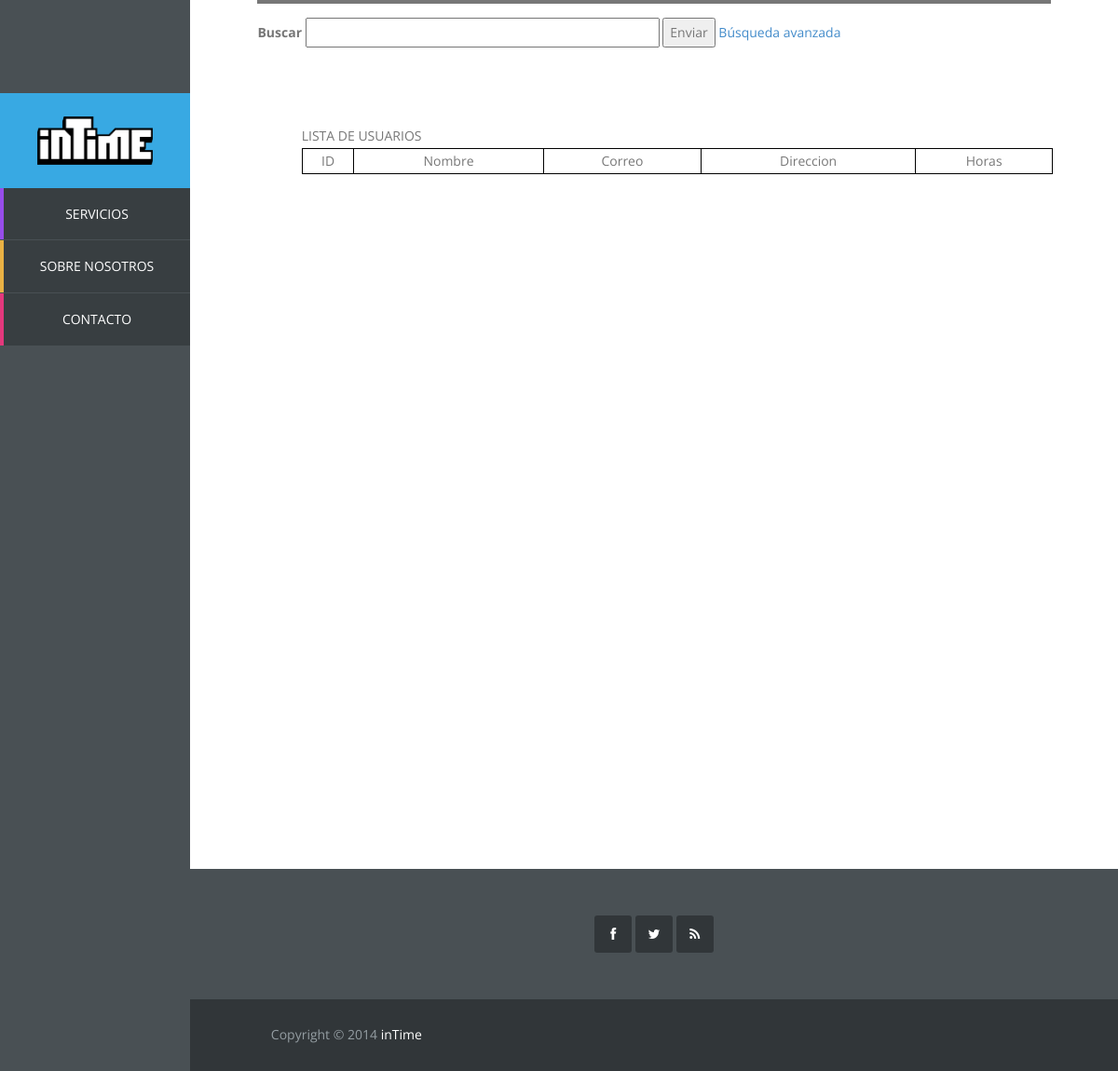
The app's page /vista/usuariosadmin.php, older data.
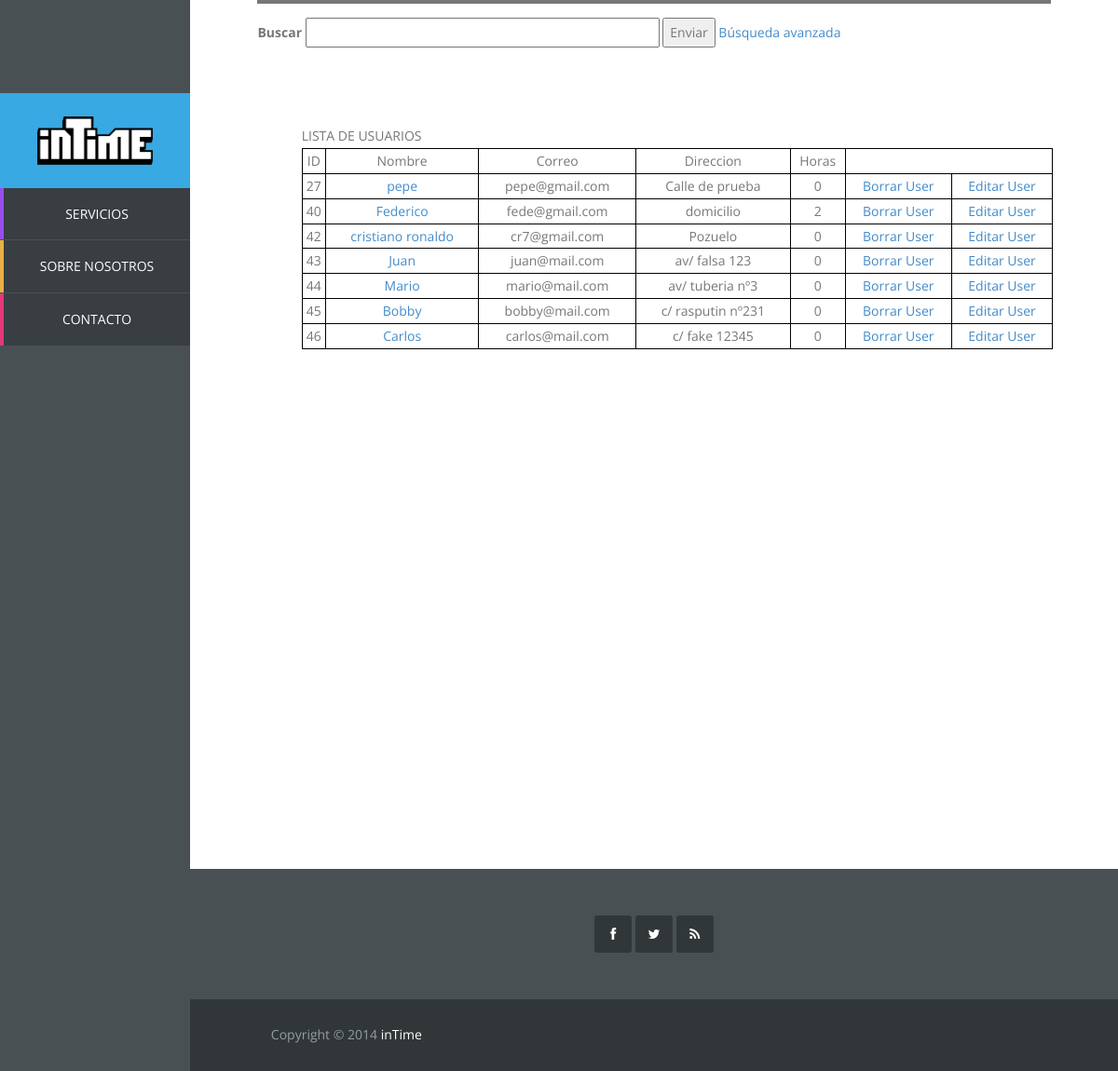
The same page, newer data.
### tables this page shows
CREATE TABLE IF NOT EXISTS `usuario` (
  `id_usuario` int(11) NOT NULL AUTO_INCREMENT,
  `correo` varchar(40) NOT NULL,
  `nombre` varchar(20) NOT NULL,
  `apellidos` varchar(40) NOT NULL,
  `direccion` varchar(80) NOT NULL,
  `horas_usuario` int(11) NOT NULL,
  `foto_usuario` varchar(20) DEFAULT NULL,
  `pass` char(128) NOT NULL,
  `salt` char(128) NOT NULL,
  `vio_sol_recibidas` datetime NOT NULL,
  `vio_sol_enviadas` datetime NOT NULL,
  PRIMARY KEY (`id_usuario`),
  UNIQUE KEY `correo` (`correo`)
);

### controlador/op_base_datos.php (called while the page is built, shortened)
<?php
class Mysql{
	protected $host="localhost";
	protected $user="root";
    protected $clave="";
	protected function conectar(){
        $this->conexion=mysqli_connect($this->host,$this->user,$this->clave);
    }
}

### controlador/op_base_datos_usuario.php (called while the page is built, shortened)
<?php
require_once '../controlador/op_base_datos.php';
class MysqlUsuario extends Mysql {
	 public function mostrar_todos_usuarios(){
		$pst = $this->conexion->prepare("select * from usuario");
		$pst->execute();
		$resultado = $pst->get_result();
		return $resultado;
	}
}

### vista/usuariosadmin.php (the view, shortened to what this page needs)
<!DOCTYPE html>
<?php
	require_once '../controlador/op_base_datos_usuario.php';
?>
<html lang="es">
	<?php include "head.php";?>
	<body>
		<?php include "sidebar.php";
		?>
		<div id="main-content">
			<div id="templatemo">
				<div class="section-content">
					<div class="row">
						<div class="col-md-12">
							<div class="section-title">
								<div class="buscador">
									<form method="post" action="busqueda.php" accept-charset="utf-8">
										<label>Buscar</label>
										<input type="text" name="nombrebusq" size="50">
										<button type="submit" name="submit">
											Enviar
										</button>
										<a href="busqueda.php">Búsqueda avanzada</a>
									</form>
								</div>
							</div>
						</div>
					</div>
					<div class="panel-admin">
						<div class="lista-admin">
							<table>
							<?php
							$BDD = new MysqlUsuario();
							$resultado = $BDD->mostrar_todos_usuarios();
							echo "<table border='1' cellpadding='2' cellspacing='2'";
							echo "<tr><td>ID</td><td>Nombre</td><td>Correo</td><td>Direccion</td><td>Horas</td>";
							while ($row = mysqli_fetch_array($resultado)) {
							$id = $row['id_usuario'];
							        echo "<tr>";
							        echo "<td>".$row["id_usuario"]."</td>";
							        echo "<td><a href='../vista/perfil.php?id_usuario=$id';>".$row["nombre"]."</a></td>";
							        echo "<td>".$row["correo"]."</td>";
							        echo "<td>".$row["direccion"]."</td>";
							        echo "<td>".$row["horas_usuario"]."</td>";
									echo "<td><a href = '#' onClick='javascript:ConfirmDelete($id)'‌​>Borrar User</a></td>";
									echo "<td><a href='../vista/editarperfil.php?id_usuario=$id';>Editar User</a></td>";
							        echo "</tr>";
							}
							?>
							</table>
					</div>
				</div>
			</div>
			<?php include 'footer.php'
			?>
		</div>
	</body>
</html>

### vista/head.php (shortened to what this page needs)
<head>
	<link rel="stylesheet" href="css/bootstrap.min.css">
	<link rel="stylesheet" href="css/font-awesome.min.css">
	<link rel="stylesheet" href="css/templatemo_misc.css">
	<link rel="stylesheet" href="css/templatemo_style.css">
</head>

### vista/sidebar.php (shortened to what this page needs)
<?php
$dir = $_SERVER["REQUEST_URI"];
$array = explode("/", $dir);
$n = count($array);
?>
	<div id="main-sidebar">
		<?php
		if($array[$n-1] == "index.php" || $array[$n-1] == ""){
		?>
		<div class="logo">
			<a href="index.php"><img src="vista/images/logo.png"/></a>
		</div>
		<ul class="main-menu">
			<li class="services">
				<a href='vista/mostrar_servicios.php'>servicios</a>
			</li>
			<li class="about">
				<a href="vista/sobrenosotros.php">sobre nosotros</a>
			</li>
			<li class="contact">
				<a href="vista/contacto.php">contacto</a>
			</li>
		</ul>
		<?php
		}else {
			require_once '../controlador/op_base_datos_usuario.php';
			if(isset($_SESSION['login_usuario']) && $_SESSION['login_usuario']){
				$usuario = $_SESSION['usuario'];
				$BDD = new MysqlUsuario();
				$BDDServicio = new MysqlServicio();
				$_SESSION['usuario'] = $usuario;
				$solicitudesRealizadas = $BDD->conseguirSolRealizadasNoEnServicioRealizado($usuario->getId());
				$BDDs_r = new MysqlServicioRealizado();
				if(isset($solicitudesRealizadas)){
					$horas = 0;
					foreach ($solicitudesRealizadas as $solicitud) {
						$BDDs_r->insertarServicioRealizado($solicitud->getIdSolicitud());
						$servicio = $BDDServicio->conseguirServicio($solicitud->getIdServicio());
						$horas += $servicio->getHoras();
					}
					$BDD->actualizarHorasUsuario($usuario->getId(), $usuario->getHoras() - $horas);
				}
				$serviciosNoCobrados = $BDDs_r->conseguirSerRealizadosNoCobrados($usuario->getId());
				if(isset($serviciosNoCobrados)){
					$horas = 0;
					foreach($serviciosNoCobrados as $row){
						$servicio = $row['servicio'];
						$servicio_realizado = $row['servicio_realizado'];
						$horas += $servicio->getHoras();
						$BDDs_r->cobrarServicio($servicio_realizado->getIdSerRealizado());
					}
					$BDD->actualizarHorasUsuario($usuario->getId(), $horas + $usuario->getHoras());
				}
				$usuario = $BDD->conseguirUsuarioById($usuario->getId());
				$_SESSION['usuario'] = $usuario;
		?>
				<div class="logo">
					<a href="perfil_usuario.php">
						<img src="images/logo.png"/>
					</a>
				</div>
				<div class="navigation-log-in">
					<ul class="main-menu">
						<div class="circle-text">
							<div class="contador">
									<?php echo $usuario->getHoras() ?>
							</div>
							<p>Horas</p>
						</div>
						<?php
							if($usuario->getFoto() == NULL){
								echo "<a href='perfil_usuario.php'><img src='images/usuario/user_defect.png'></a>";
							}else{
						?>
								<a href='perfil_usuario.php'><img src='<?php echo "images/usuario/".$usuario->getFoto() ?>'></a>
						<?php
							}
						?>
						<p>
							<?php echo $usuario->getNombre();?>
						</p>
						<li class="requests">
							<a href="solicitudes.php">Solicitudes</a>
						</li>
						<li class="services">
							<a href="mostrar_servicios.php">servicios</a>
						</li>
						<li class="profile">
							<a href="perfil.php?id_usuario=<?php echo $usuario->getId() ?>">Mi Perfil</a>
						</li>
						<li class="favorites">
							<a href="favoritos.php">Favoritos</a>
						</li>
						<li class="new-job">
							<a href="crearservicio.php">Crear Servicio</a>
						</li>
						<li class="log-out">
							<a href="../controlador/logout.php">Salir</a>
						</li>
					</ul>
				</div>
		<?php
			}else {
		?>
				<div class="logo">
					<a href="../index.php"><img src="images/logo.png"/></a>
				</div>
				<ul class="main-menu">
					<li class="services">
						<a href='mostrar_servicios.php'>servicios</a>
					</li>
					<li class="about">
						<a href="sobrenosotros.php">sobre nosotros</a>
					</li>
					<li class="contact">
						<a href="contacto.php">contacto</a>
					</li>
				</ul>
		<?php
			}
		?>
		<?php
		}
		?>
	</div>

### vista/footer.php
<div class="site-footer">
	<div class="first-footer">
		<div class="container-fluid">
			<div class="row">
				<div class="col-md-12">
					<div class="social-footer">
						<ul>
							<li>
								<a href="#" class="fa fa-facebook"> </a>
							</li>
							<li>
								<a href="#" class="fa fa-twitter"> </a>
							</li>
							<li>
								<a href="#" class="fa fa-rss"> </a>
							</li>
						</ul>
					</div>
				</div>
			</div>
		</div>
	</div>
	<div class="bottom-footer">
		<div class="container-fluid">
			<div class="row">
				<div class="col-md-6">
					<p class="copyright">
						Copyright © 2014 <a href="#">inTime</a>
					</p>
				</div>
			</div>
		</div>
	</div>
</div>

### vista/css/templatemo_style.css (style rules this page uses)
.main-menu, .responsive-menu ul, .social-member, .progess-bars, .first-footer .social-footer ul { padding: 0%; margin: 0%; list-style: none; }
body { font: 14px/1.85em 'Open Sans', Arial, Helvetice Neue, sans-serif; color: #777777; font-weight: 300px; font-style: normal; -webkit-font-smoothing: antialiased; -webkit-text-size-adjust: 100%; }
a, a:hover, a:focus { text-decoration: none; -webkit-transition: all 150ms ease-in; -moz-transition: all 150ms ease-in; -o-transition: all 150ms ease-in; transition: all 150ms ease-in; }
*, *:before, *:after { -moz-box-sizing: border-box; -webkit-box-sizing: border-box; box-sizing: border-box; }
#main-content, .full-width-slider { width: 83%; }
.section-content { padding: 0 7%; margin-bottom: 100px; height: 200%; }
.section-title { border-top: 4px solid; margin-bottom: 80px; }
div.buscador { position: relative; width: 78%; margin-top: 15px; }
#main-sidebar { position: fixed; float: left; width: 17%; height: 100%; background-color: #495054; color: white; margin-right: 0px; overflow: auto; }
.logo { margin-top: 100px; background-color: #38a9e3; padding: 25px 40px; }
.logo a { color: white; }
.logo a img { width: 100%; height: 100%; }
.main-menu { text-align: center; }
.main-menu li { margin-bottom: 1px; }
.main-menu li a { color: white; text-transform: uppercase; display: block; border-left: 4px solid; padding: 15px 30px; background-color: #383e41; -webkit-transition: all 150ms ease-in; -moz-transition: all 150ms ease-in; -o-transition: all 150ms ease-in; transition: all 150ms ease-in; }
li.about a { border-color: #e9b144; }
li.services a { border-color: #974dea; }
li.contact a { border-color: #e3387c; }
.first-footer { background-color: #495054; padding: 50px; text-align: center; border-left: 5px solid #313639; }
.first-footer .social-footer ul li { display: inline; }
.first-footer .social-footer ul li a { width: 40px; height: 40px; -webkit-border-radius: 3px; border-radius: 3px; background-clip: padding-box; background-color: #313639; text-align: center; line-height: 40px; color: white; }
.bottom-footer { background-color: #313639; color: #949da2; padding: 25px 7% 16px 7%; }
.bottom-footer a { color: white; }
#main-content { float: left; width: 83%; height: 100%; margin-left: 17%; overflow: hidden; }
.first-footer { border-left: 0; }
.lista-users table,th,td { text-align:center; }
.lista-admin { padding-left:50px; }
.panel-admin { position: relative; margin-bottom:50px;min-height:700px; }
.lista-admin table,td,th { border: 1px solid black; }
.lista-admin table { width:100%; }

Row changes from the older to the newer data that the page shows:
added usuario: id_usuario "27", nombre "pepe", correo "pepe@gmail.com", direccion "Calle de prueba", horas_usuario "0"
added usuario: id_usuario "40", nombre "Federico", correo "fede@gmail.com", direccion "domicilio", horas_usuario "2"
added usuario: id_usuario "42", nombre "cristiano ronaldo", correo "cr7@gmail.com", direccion "Pozuelo", horas_usuario "0"
added usuario: id_usuario "43", nombre "Juan", correo "juan@mail.com", direccion "av/ falsa 123", horas_usuario "0"
added usuario: id_usuario "44", nombre "Mario", correo "mario@mail.com", direccion "av/ tuberia nº3", horas_usuario "0"
added usuario: id_usuario "45", nombre "Bobby", correo "bobby@mail.com", direccion "c/ rasputin nº231", horas_usuario "0"
added usuario: id_usuario "46", nombre "Carlos", correo "carlos@mail.com", direccion "c/ fake 12345", horas_usuario "0"
